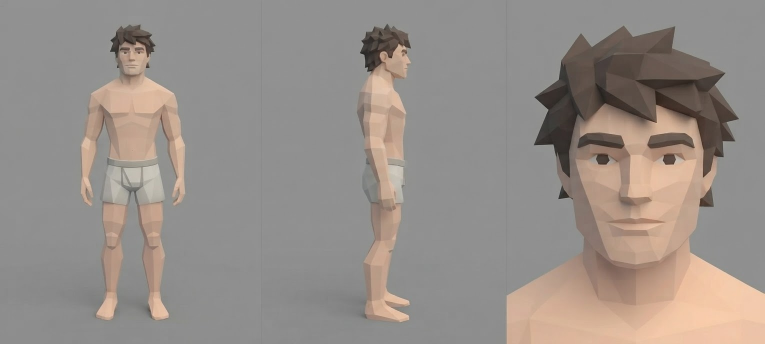
#> input picture docs/diseno_personaje.jpg, 1529 x 688 px, found by its file name (shown at 1/2 size)
$ python personaje.py docs/diseno_personaje.jpg assets/characters/superviviente.png
#> lines starting #> are read from the running program, lines starting #| are printed output that depends on the picture; after the words box and inside, x2 and y2 are one past the last pixel; in counts of white or black regions, pixels touching at a corner belong together
"""Textura de detalle del superviviente sacada del diseño de frente/perfil del usuario.

  python3 tools/iconos/personaje.py docs/diseno_personaje.jpg assets/characters/superviviente.png

El modelo tiene la misma silueta que el dibujo (medida con las vistas ortogonales), así
que cada triángulo toma el color del dibujo en su posición: de frente (con la cara del
primer plano, a más resolución) o de perfil. Se guarda como "cuánto más claro u oscuro
que el color base" para cada material (piel, pelo, ropa interior); así el jugador puede
elegir otro tono de piel o de pelo y conserva sombras, músculos y cara del diseño.
Las constantes impresas van en CharacterModel (DESIGN_*).
"""
import sys
import numpy as np
from PIL import Image

src, dst = sys.argv[1], sys.argv[2]
im = np.asarray(Image.open(src).convert("RGB")).astype(np.float32)
H, W, _ = im.shape
#> H = 688; W = 1529

def bil(x, y):
    x = np.clip(x, 0, W - 1.001); y = np.clip(y, 0, H - 1.001)
    x0 = np.floor(x).astype(int); y0 = np.floor(y).astype(int)
    fx = (x - x0)[..., None]; fy = (y - y0)[..., None]
    a = im[y0, x0]; b = im[y0, x0 + 1]; c = im[y0 + 1, x0]; d = im[y0 + 1, x0 + 1]
    return (a * (1 - fx) + b * fx) * (1 - fy) + (c * (1 - fx) + d * fx) * fy

# zona útil del frente (columnas/filas del dibujo) y escala en la textura
FC0, FC1, R0, R1, FS = 130, 400, 30, 650, 2.0
SC0, SC1, SS = 680, 860, 1.5
# primer plano de la cara: ojo izq. del frente (250.25,105.5) = (1205,318) del primer plano, x5
def front_px(c, r):
    col = bil(c, r)
    cc = 1205 + (c - 250.25) * 5.0; cr = 318 + (r - 105.5) * 5.0
    use = (cc > 1022) & (cc < 1524) & (cr > 2) & (cr < H - 3) & (r < 168)
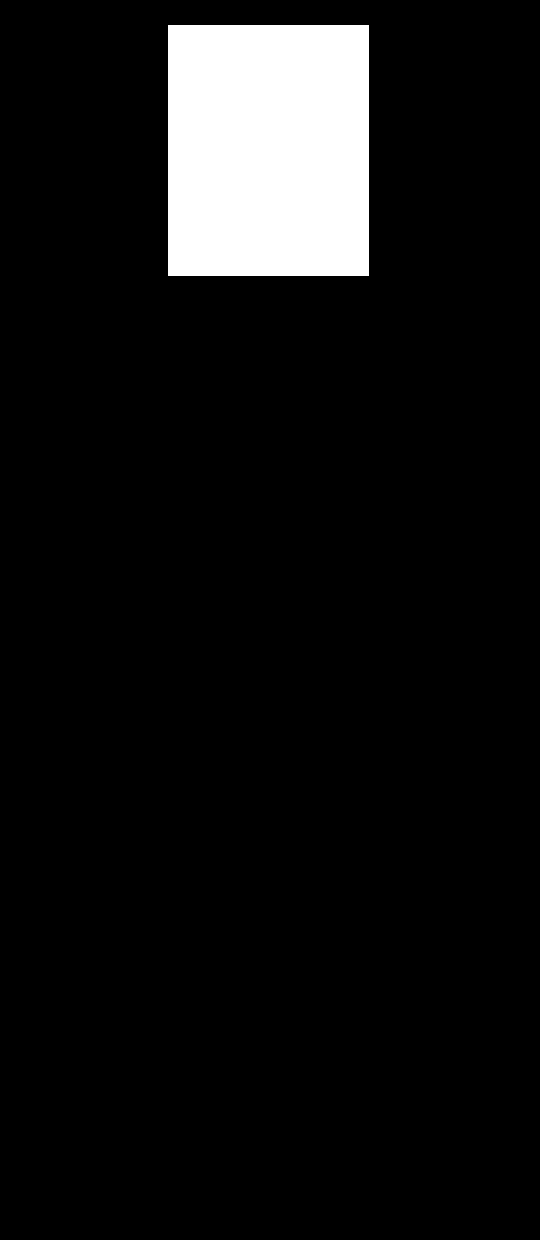
#> use: shape (1240, 540) bool; 7.5% white; 1 white region, box (x1, y1, x2, y2) and area: (168, 25, 369, 276) 50451
    if use.any():
        col[use] = bil(cc[use], cr[use])
    return col

fw = int((FC1 - FC0) * FS); fh = int((R1 - R0) * FS)
sw = int((SC1 - SC0) * SS); sh = int((R1 - R0) * SS)
u, v = np.meshgrid(np.arange(fw), np.arange(fh))
front = front_px(FC0 + u / FS, R0 + v / FS)
u, v = np.meshgrid(np.arange(sw), np.arange(sh))
side = bil(SC0 + u / SS, R0 + v / SS)
#> in bil (call 3), `y0 = np.floor(y).astype(int)`:
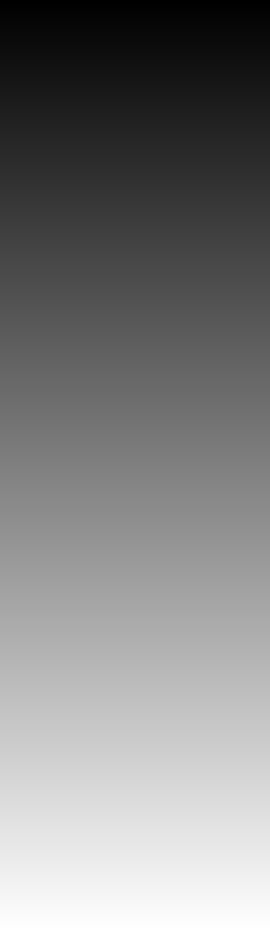
#> y: shape (930, 270) float64; min 30, max 649.3, mean 339.7; drawn with min black and max white
#> in bil (call 3), `a = im[y0, x0]`:
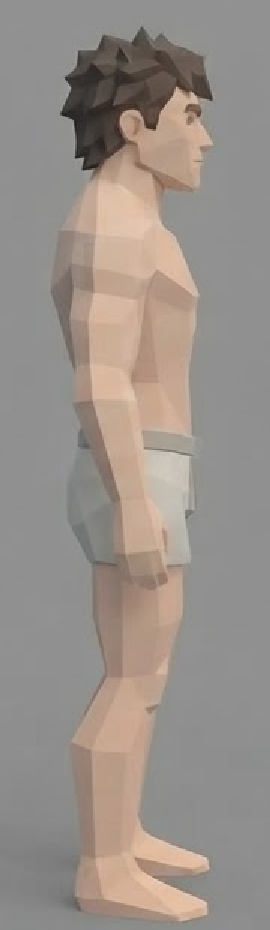
#> a: shape (930, 270, 3) float32; mean R, G, B 153.1, 144.5, 138.1

def is_bg(c):
    r, g, b = c[..., 0], c[..., 1], c[..., 2]
    return (np.abs(r - g) < 9) & (np.abs(g - b) < 9) & (r > 105) & (r < 178)

def med(c0, c1, r0, r1, cond=None):
    px = im[r0:r1, c0:c1].reshape(-1, 3)
    if cond is not None:
        px = px[cond(px)]
    return np.median(px, 0)

bases = [
    med(235, 300, 215, 290),                                   # piel (pecho)
    med(225, 305, 50, 90, lambda p: p.sum(1) < 330),           # pelo
    med(235, 300, 335, 380, lambda p: p.sum(1) > 520),         # bóxer
]
#> in med (call 2), `px = px[cond(px)]`: px = 2363 rows, first 8: [97, 96, 92], [93, 92, 88], [100, 99, 94], [107, 102, 96], [97, 92, 86], [92, 89, 82], [89, 86, 79], [87, 86, 81]
#> in med (call 3), `px = im[r0:r1, c0:c1].reshape(-1, 3)`: px = 2925 rows, first 8: [181, 179, 167], [180, 178, 166], [179, 177, 165], [179, 177, 165], [179, 177, 165], [178, 176, 164], [169, 167, 155], [154, 152, 140]
#> in med (call 3), `px = px[cond(px)]`: px = 1621 rows, first 8: [181, 179, 167], [180, 178, 166], [179, 177, 165], [179, 177, 165], [179, 177, 165], [183, 179, 168], [186, 179, 169], [189, 182, 172]
#> bases = [[195, 165, 144], [85, 75, 69], [194, 190, 179]]
LW = fw + sw
AH = max(fh, sh)
atlas = np.full((AH, LW * 3, 3), 127.5, np.float32)
for k, base in enumerate(bases):
    for img, x0 in ((front, 0), (side, fw)):
        ratio = np.clip(img / base * 127.5, 0, 255)
        ratio[is_bg(img)] = 127.5
        atlas[: img.shape[0], k * LW + x0: k * LW + x0 + img.shape[1]] = ratio
#> this loop made 3 passes
#> pass 1, in is_bg, `r, g, b = c[..., 0], c[..., 1], c[..., 2]`:
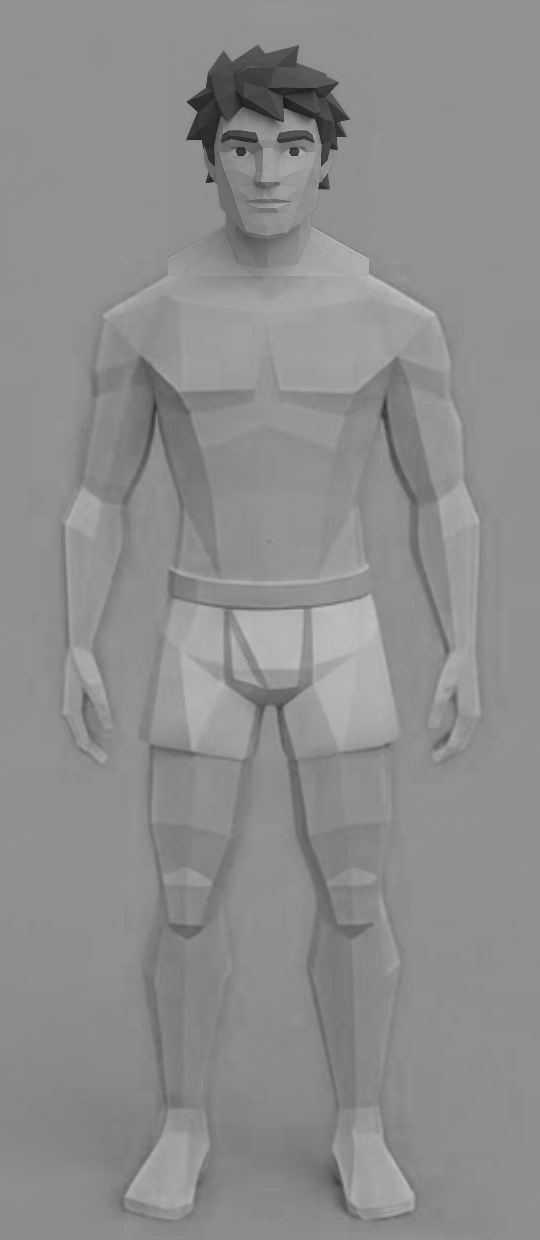
#> b: shape (1240, 540) float64; min 23.25, max 197, mean 141.1
#> pass 1, in is_bg (call 2), `r, g, b = c[..., 0], c[..., 1], c[..., 2]`:
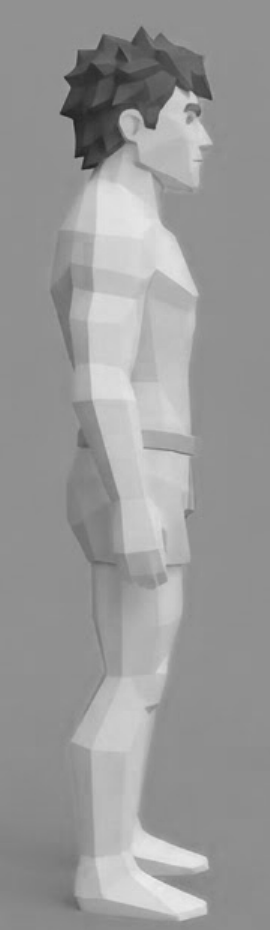
#> r: shape (930, 270) float64; min 30.67, max 237, mean 153.1
#> after the loop:
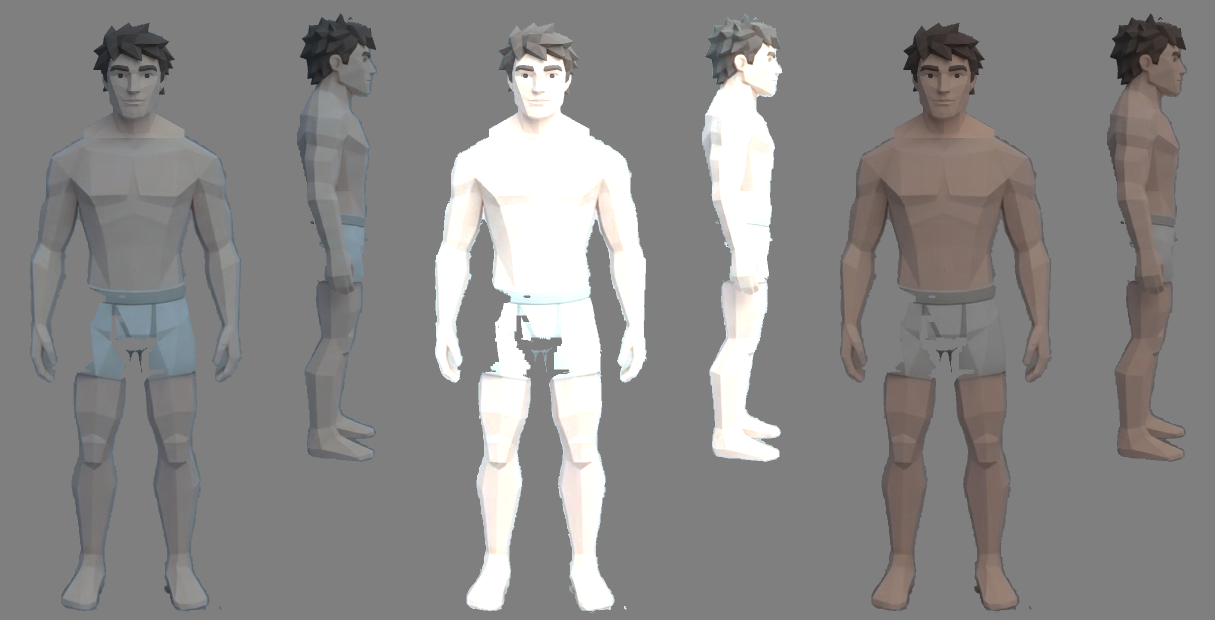
#> atlas: shape (1240, 2430, 3) float32 (shown at 1/2 size); mean of channels 0, 1, 2 138.4, 136.9, 136.4; drawn as R, G, B
#> after the loop:
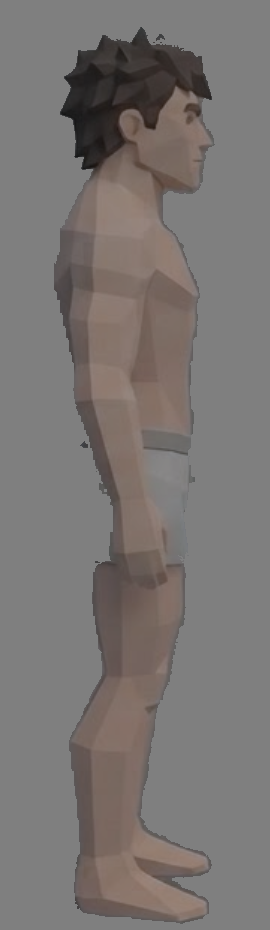
#> ratio: shape (930, 270, 3) float64; mean of channels 0, 1, 2 122.2, 117.3, 115.2; drawn as R, G, B
atlas[-4:, -4:] = 127.5   # píxel neutro
Image.fromarray(atlas.astype(np.uint8)).save(dst, optimize=True)
print("bases", [b.round() for b in bases])
#| bases [array([195., 165., 144.], dtype=float32), array([85., 75., 69.], dtype=float32), array([194., 190., 179.], dtype=float32)]
print(f"const DESIGN_ATLAS := Vector2({LW * 3}, {AH})")
print(f"const DESIGN_LAYER := {LW}")
print(f"const DESIGN_FRONT := [{FC0}, {R0}, {FS}]   # columna, fila, escala")
print(f"const DESIGN_SIDE := [{SC0}, {R0}, {SS}, {fw}]")
